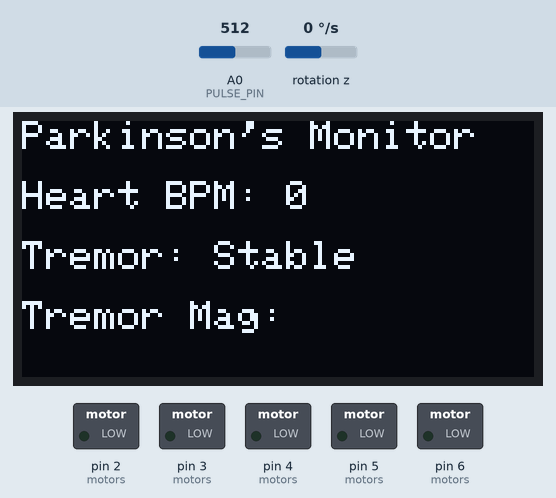
Simulated run of this sketch. Board: Arduino Uno, built with avr-gcc and run on an emulated ATmega328P. Shown: 128×64 one-colour display, switched loads named in the sketch (green lamp = pin HIGH). Wiring (inferred from the names in the program): MPU-9250 motion sensor at I2C address 0x68. Inputs (shaded band) come from the test bench; at power-on: rotation z 0 °/s, A0 (PULSE_PIN) = 512. What the sketch prints to the serial monitor is not drawn.

Above: at 1.2 s.
1.3 s: rotation z set to -86 °/s
At 1.9 s:
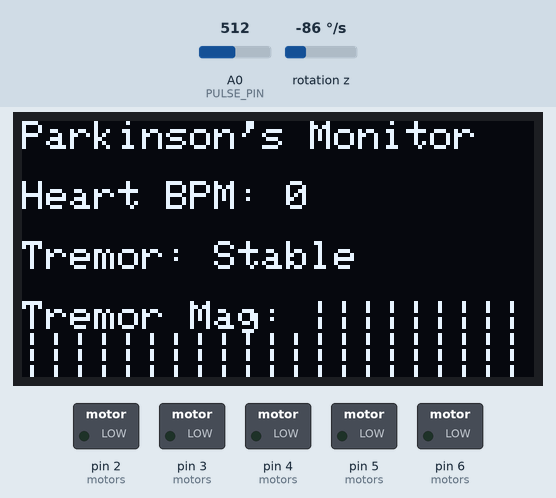
2.8 s: rotation z set to -94 °/s
4.3 s: rotation z set to -160 °/s
7.3 s: rotation z set to -172 °/s
10.3 s: rotation z set to -84 °/s
11.8 s: rotation z set to -74 °/s
At 19.75 s:
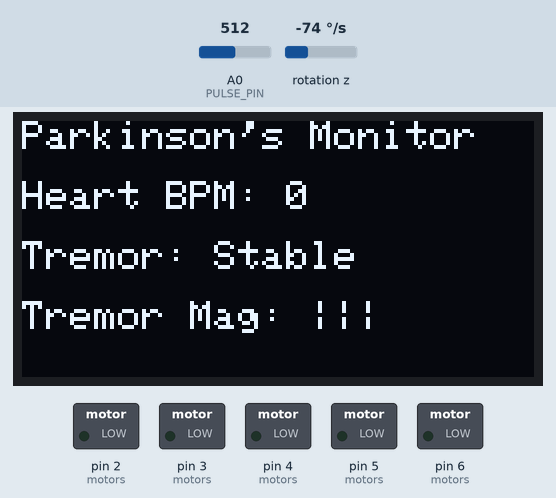
Timing chart, 0 to 21.2 s (numbered marks = the images above; inputs shaded):
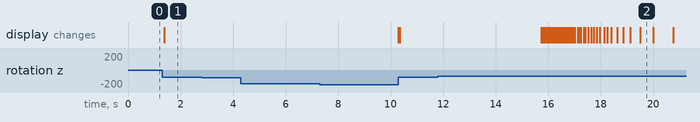

The sketch:

mpuarduino.ino
```cpp
#include <Wire.h>
#include <Adafruit_GFX.h>
#include <Adafruit_SSD1306.h>
#include <math.h>

#define SCREEN_WIDTH 128
#define SCREEN_HEIGHT 64
#define OLED_RESET -1
Adafruit_SSD1306 display(SCREEN_WIDTH, SCREEN_HEIGHT, &Wire, OLED_RESET);

// MPU9250
#define MPU_ADDR 0x68

// Pulse sensor
#define PULSE_PIN A0
int bpm = 0;
int pulseThreshold = 550;
unsigned long lastBeatTime = 0;

// Vibration motors
#define MOTOR1 2
#define MOTOR2 3
#define MOTOR3 4
#define MOTOR4 5
#define MOTOR5 6
int motors[] = {MOTOR1, MOTOR2, MOTOR3, MOTOR4, MOTOR5};

// Tremor detection (Z-axis only)
#define SAMPLE_RATE 50       // 50Hz
#define BUFFER_SIZE 30       // 0.6 sec buffer
int16_t gzBuffer[BUFFER_SIZE];
int bufferIndex = 0;
bool tremorDetected = false;
float tremorThreshold = 7000; // tune experimentally

// High-pass filter
float alpha = 0.96;
float gz_f = 0;
float gz_prev = 0;

void setup() {
  Wire.begin();
  Serial.begin(9600);

  // OLED Init
  if (!display.begin(SSD1306_SWITCHCAPVCC, 0x3C)) {
    Serial.println("SSD1306 allocation failed");
    for (;;);
  }
  display.clearDisplay();
  display.setTextSize(1);
  display.setTextColor(WHITE);

  // MPU9250 Init
  Wire.beginTransmission(MPU_ADDR);
  Wire.write(0x6B);
  Wire.write(0x00);
  Wire.endTransmission();

  // Vibration motors
  for (int i = 0; i < 5; i++) pinMode(motors[i], OUTPUT);

  // Initialize buffer
  for (int i = 0; i < BUFFER_SIZE; i++) gzBuffer[i] = 0;
}

void loop() {
  readMPU();
  detectTremor();
  readPulse();
  updateOLED();
  delay(1000 / SAMPLE_RATE); // 50Hz sampling
}

// ----------------- Read MPU -----------------
int16_t gz;
void readMPU() {
  Wire.beginTransmission(MPU_ADDR);
  Wire.write(0x47); // GZ high byte register
  Wire.endTransmission(false);
  Wire.requestFrom(MPU_ADDR, 2, true);

  gz = Wire.read() << 8 | Wire.read();
}

// ----------------- Tremor Detection (RMS on Z-axis) -----------------
void detectTremor() {
  // High-pass filter
  gz_f = alpha * (gz_f + gz - gz_prev);
  gz_prev = gz;

  // Add to circular buffer
  gzBuffer[bufferIndex] = (int16_t)gz_f;
  bufferIndex = (bufferIndex + 1) % BUFFER_SIZE;

  // Compute RMS over buffer
  unsigned long sumSq = 0;
  for (int i = 0; i < BUFFER_SIZE; i++) {
    sumSq += (long)gzBuffer[i] * gzBuffer[i];
  }
  float rms = sqrt((float)sumSq / BUFFER_SIZE);

  // Tremor detection
  if (rms > tremorThreshold) {
    tremorDetected = true;
    for (int i = 0; i < 5; i++) digitalWrite(motors[i], HIGH);
  } else {
    tremorDetected = false;
    for (int i = 0; i < 5; i++) digitalWrite(motors[i], LOW);
  }

  // Debug
  Serial.print("RMS Z: "); Serial.println(rms);
}

// ----------------- Pulse -----------------
void readPulse() {
  int pulseValue = analogRead(PULSE_PIN);
  unsigned long currentTime = millis();
  if (pulseValue > pulseThreshold && currentTime - lastBeatTime > 300) {
    bpm = 60000 / (currentTime - lastBeatTime);
    lastBeatTime = currentTime;
  }
}

// ----------------- OLED -----------------
void updateOLED() {
  display.clearDisplay();
  display.setTextSize(1);
  display.setCursor(0, 0);
  display.println("Parkinson's Monitor");

  display.setCursor(0, 15);
  display.print("Heart BPM: "); display.println(bpm);

  display.setCursor(0, 30);
  display.print("Tremor: ");
  if (tremorDetected) display.println("DETECTED"); else display.println("Stable");

  display.setCursor(0, 45);
  display.print("Tremor Mag: ");
  int barLength = map(rmsValue(), 0, 500, 0, 100); // tune mapping
  for (int i = 0; i < barLength; i += 4) display.print("|");

  display.display();
}

float rmsValue() {
  unsigned long sumSq = 0;
  for (int i = 0; i < BUFFER_SIZE; i++) {
    sumSq += (long)gzBuffer[i] * gzBuffer[i];
  }
  return sqrt((float)sumSq / BUFFER_SIZE);
}
```

Measured:
- the behaviour switches between -79 and -78 °/s on rotation z (found by bisection; images 1 and 2)
- after the input at 1.3 s, the display: changes after 0.08 s (image 1)
- after the input at 2.8 s, every drawn part: stays the same
- after the input at 4.3 s, every drawn part: stays the same
